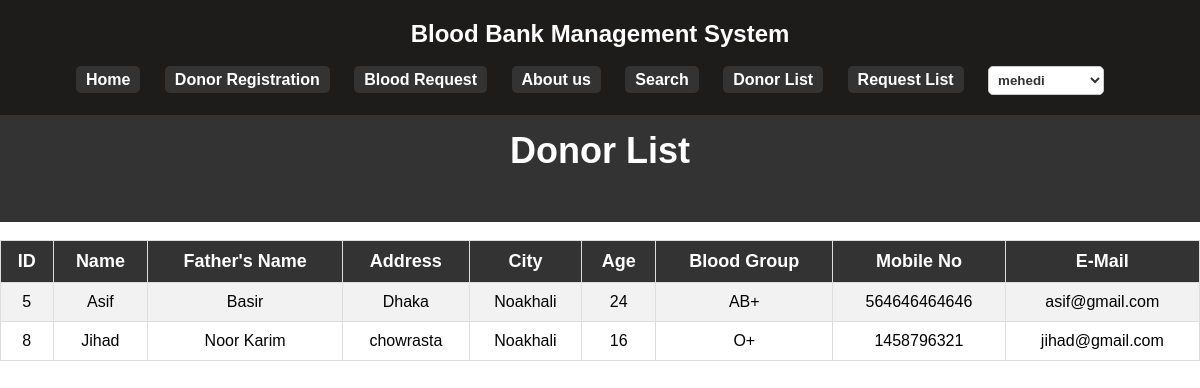
The app's page /user-donor-list.php (signed in) with its own data.
### tables this page shows
CREATE TABLE `donor_registration` (
  `id` int(50) NOT NULL,
  `name` varchar(50) DEFAULT NULL,
  `fname` varchar(50) DEFAULT NULL,
  `address` varchar(250) DEFAULT NULL,
  `city` varchar(50) DEFAULT NULL,
  `age` varchar(25) DEFAULT NULL,
  `bgroup` varchar(20) DEFAULT NULL,
  `email` varchar(200) DEFAULT NULL,
  `mno` varchar(20) DEFAULT NULL
);

### user-donor-list.php (the view, shortened to what this page needs)
<?php
require "connection.php";
?>
<!DOCTYPE html>
<html lang="en">
<head>
    <link rel="stylesheet" type="text/css" href="style3.css">
</head>
<body>
<header class="header">
        <div class="container">
            <h1 class="logo">Blood Bank Management System</h1><br>
            <nav class="nav">
                <ul>
                <li><a href="index.php" class="active">Home</a></li>
                    <li><a href="donor-reg.php" class="active">Donor Registration</a></li>
                    <li><a href="request.php" class="active">Blood Request</a></li>
                    <li><a href="about.php" class="active">About us</a></li>
                    <li><a href="search.php" class="active">Search</a></li>
                    <li><a href="user-donor-list.php" class="active">Donor List</a></li>
                    <li><a href="request-list.php" class="active">Request List</a></li>
                    <?php
        if (isset($_SESSION['name'])) {
            echo '<li id ="user-menu">';
            echo '<select onchange="handleProfileActions(this.value)">';
            echo '<option value="">'. $_SESSION['name'] . '</option>';
            echo '</select>';
            echo '</li>';
        } else {
            echo '<li><a href="login.php" class="active">Login</a></li>';
        }
        ?>
                </ul>
            </nav>
        </div>
    </header>
    <section class="hero">
        <div class="container">
            <h1 class="hero-title">Donor List</h1>
        </div>
    </section>
        <br>
        <center>
            <div class="table-container">
                <table>
                    <tr>
                        <th><center><b><font size="4">ID</font></b></center></th>
                        <th><center><b><font size="4">Name</font></b></center></th>
                        <th><center><b><font size="4">Father's Name</font></b></center></th>
                        <th><center><b><font size="4">Address</font></b></center></th>
                        <th><center><b><font size="4">City</font></b></center></th>
                        <th><center><b><font size="4">Age</font></b></center></th>
                        <th><center><b><font size="4">Blood Group</font></b></center></th>
                        <th><center><b><font size="4">Mobile No</font></b></center></th>
                        <th><center><b><font size="4">E-Mail</font></b></center></th>
                    </tr>
                    <?php
                    $sql = "SELECT * FROM `donor_registration`";
                    $result = mysqli_query($conn,$sql);
                    ?>
                    <tr>
                        <?php
                            while($row = mysqli_fetch_assoc($result))
                            {
                        ?>
                        <td><center><?php echo $row['id'];?></center></td>
                        <td><center><?php echo $row['name'];?></center></td>
                        <td><center><?php echo $row['fname'];?></center></td>
                        <td><center><?php echo $row['address'];?></center></td>
                        <td><center><?php echo $row['city'];?></center></td>
                        <td><center><?php echo $row['age'];?></center></td>
                        <td><center><?php echo $row['bgroup'];?></center></td>
                        <td><center><?php echo $row['mno'];?></center></td>
                        <td><center><?php echo $row['email'];?></center></td>
                    </tr>
                        <?php
                            }
                        ?>
                </table>
            </div>
        </center>
</body>
</html>

### style3.css (style rules this page uses)
* { margin: 0; padding: 0; box-sizing: border-box; }
body { font-family: Arial, sans-serif; padding-top: 120px; }
.container { max-width: 1200px; margin: 0 auto; padding: 0 20px; }
.header { position: fixed; top: 0; left: 0; width: 100%; background-color: #1e1b1b; color: white; padding: 20px 0; text-align: center; z-index: 1000; }
.logo { font-size: 24px; font-weight: bold; }
.nav ul { list-style: none; }
.nav ul li { display: inline; margin-right: 20px; }
.nav ul li a { text-decoration: none; color: white; font-weight: bold; transition: color 0.3s; }
.active { background-color: #333; border-radius: 5px; padding: 5px 10px; }
.hero { background-color: #333; color: white; padding: 50px 0; text-align: center; }
.hero-title { font-size: 36px; font-weight: bold; }
.table-container { overflow-x: auto; }
table { width: 100%; border-collapse: collapse; }
table th, table td { padding: 10px; text-align: center; border: 1px solid #ddd; }
table th { background-color: #333; color: white; font-weight: bold; }
table tbody tr:nth-child(even) { background-color: #f2f2f2; }
body { padding-top: 80px; }
ul li select { padding: 5px; border: 1px solid #ccc; border-radius: 5px; background-color: #fff; font-weight: bold; color: #333; }
ul li select option { background-color: #fff; color: #333; }
select { width: 10%; padding: 10px; border: 1px solid #ccc; border-radius: 5px; }

### records on screen
donor_registration: id "5", name "Asif", fname "Basir", address "Dhaka", city "Noakhali", age "24", bgroup "AB+", mno "564646464646", email "asif@gmail.com"
donor_registration: id "8", name "Jihad", fname "Noor Karim", address "chowrasta", city "Noakhali", age "16", bgroup "O+", mno "1458796321", email "jihad@gmail.com"

### other values on screen
form field value "mehedi"
